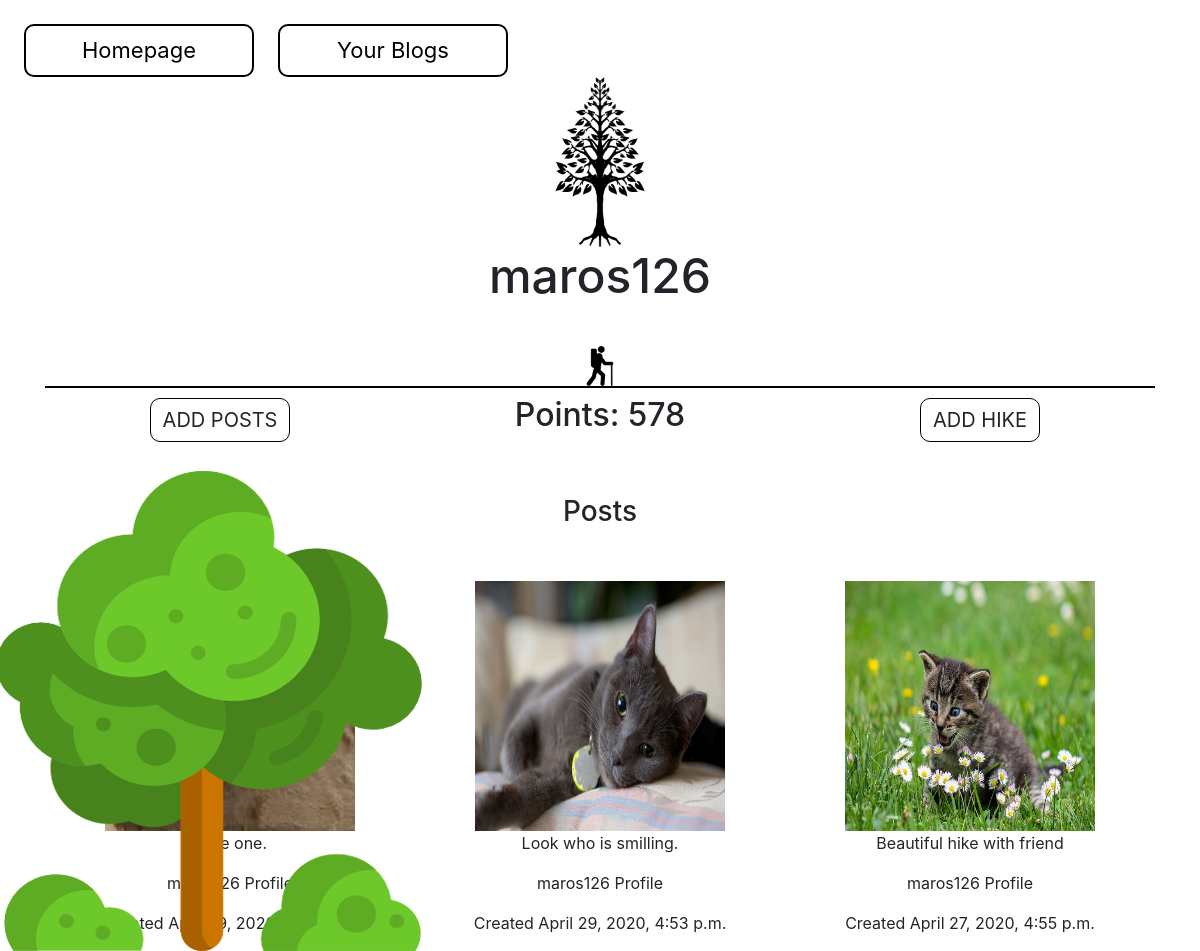
/profile/ (signed in), run on the app's committed database.
### app_nature/models.py (models this page shows, shortened)
class Profile(models.Model):
    user = models.OneToOneField(User, null=True, on_delete=models.CASCADE)
    image = models.ImageField(default='default.jpg', upload_to='profile_pics')
    def __str__(self):
        return f'{self.user.username} Profile'

class posts(models.Model):
    author = models.ForeignKey(Profile, on_delete=models.CASCADE)
    image = models.ImageField(upload_to='posts')
    description = models.TextField()
    created_date = models.DateTimeField(default=timezone.now)

### app_nature/decorators.py (the view)
    def wrapper_func(response, *args, **kwargs):
        if response.user.is_authenticated:
            return view_func(response, *args, **kwargs)
        else:
            return redirect('/')

### app_nature/views.py (called while the page is built)
@authenticated_user
def profilePage(response):
    user = response.user
    profile = Profile.objects.get(user=user)
    all_posts = profile.posts_set.order_by('-created_date')
    context = {'posts': all_posts, 'user': user}
    return render(response, "app_nature/profile.html", context)

### app_nature/templates/app_nature/profile.html (shortened to what this page needs)
{% load static %}
<!DOCTYPE html>
<html lang="en">
<head>
    <link rel="stylesheet" href="https://stackpath.bootstrapcdn.com/bootstrap/4.3.1/css/bootstrap.min.css">
    <link rel="stylesheet" type="text/css" href="{% static 'app_nature/style.css' %}">
</head>
<body>
    <ul class="nav">
        <li class="nav-item button-left-nav">
            <a class="nav-link text-center" href="/">Homepage</a>
        </li>
        <li class="nav-item button-left-nav">
            <a class="nav-link text-center" href="#">Your Blogs</a>
        </li>
    </ul>
    <div class="container">
        <div class="row">
            <div class="col-lg-12 text-center">
                <img src="{{user.profile.image.url}}" class="rounded-circle" alt="Profile image" width="170" height="170">
                <h1 class="username">{{user.username}}</h1>
            </div>
        </div>
    </div>
    <div class="container">
        <div class="row">
            <div class="col-lg-12 text-center">
                <img src="{% static 'app_nature/images/logas/hiking_icon.png' %}" width="40" class="profile-icon-devider">
                <div class="col-lg-12 line"></div>
            </div>
        </div>
    </div>
    <div class="container">
        <div class="row">
            <div class="col-lg-4 text-center">
                <a href="/add_post" class="btn btn-light profile-button">ADD POSTS</a>
            </div>
            <div class="col-lg-4 btn-lg text-center">
                <h2>Points: 578</h2>
            </div>
            <div class="col-lg-4 text-center">
                <button type="button" class="btn btn-light profile-button">ADD HIKE</button>
            </div>
        </div>
    </div>
    <div class="container">
        <div class="row text-center mt-profile">
            <div class="col-lg-12">
                <h3>Posts</h3>
            </div>
        </div>
        <div class="row text-center mt-profile">
            {% if posts %}
                {% for i in posts %}
                    <div class="col-lg-4 text-center">
                        <img src="{{i.image.url}}" alt="post" class="post-profile">
                        <p>{{i.description}}</p>
                        <p>{{i.author}}</p>
                        <p>Created {{i.created_date}}
                    </div>
                {% endfor %}
            {% else %}
                <h1>There is no post</h1>
            {% endif %}
        </div>
    </div>
    <div class="tree-icon-picture">
        <img src="{% static 'app_nature/images/logas/tree_green_icon1.png' %}">
    </div>
</body>
</html>

### app_nature/static/app_nature/style.css (style rules this page uses)
* { margin: 0; padding: 0; }
body { max-width: 1920px; }
html { scroll-behavior: smooth; }
.button-left-nav { width: 230px; border: 2px solid black; border-radius: 10px; font-size: 22px; margin: 2% 0 0 2%; }
.button-left-nav a { color: black; }
.username { font-size: 48px; }
.line { border: 1px solid #000000; }
.profile-icon-devider { margin: 3% 0 0 0; }
.profile-button { background-color: white; font-size: 20px; border: 1px solid black; border-radius: 10px; margin: 3% 0 0 0; }
.mt-profile { margin: 4% 0 0 0; }
.post-profile { background-color: #0001; z-index: 2; width: 250px; height: 250px; margin: auto; }
.tree-icon-picture { position: fixed; bottom: 0; left: -30px; z-index: 0; }

### data on the page
posts: image (picture), description "Look who is smilling.", author "maros126 Profile", created_date "April 29, 2020, 4:53 p.m."
posts: image (picture), description "Beautiful hike with friend", author "maros126 Profile", created_date "April 27, 2020, 4:55 p.m."

### other printed values
{{ user.username }} "maros126"
